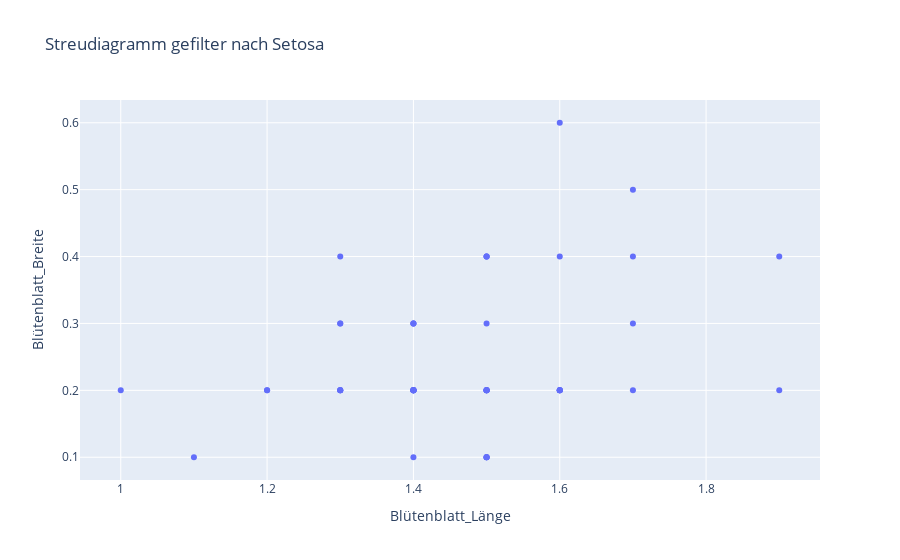
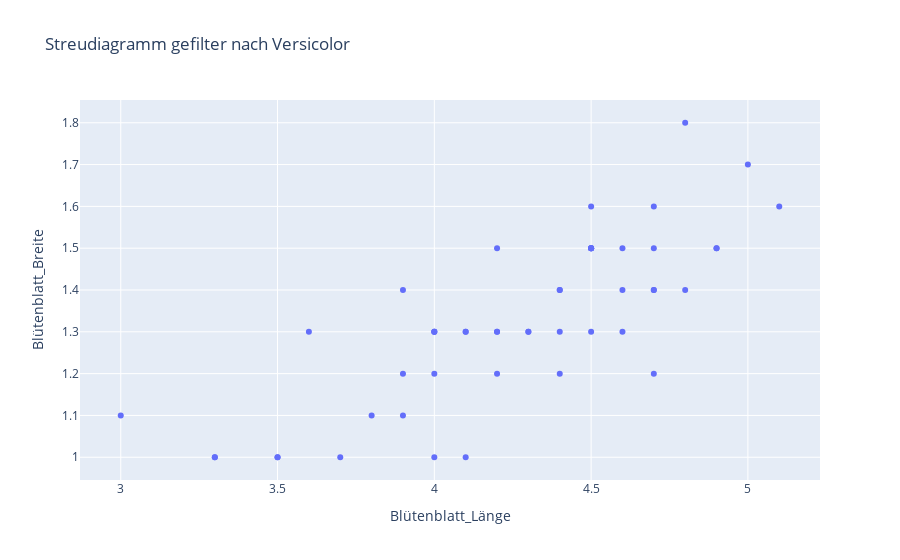
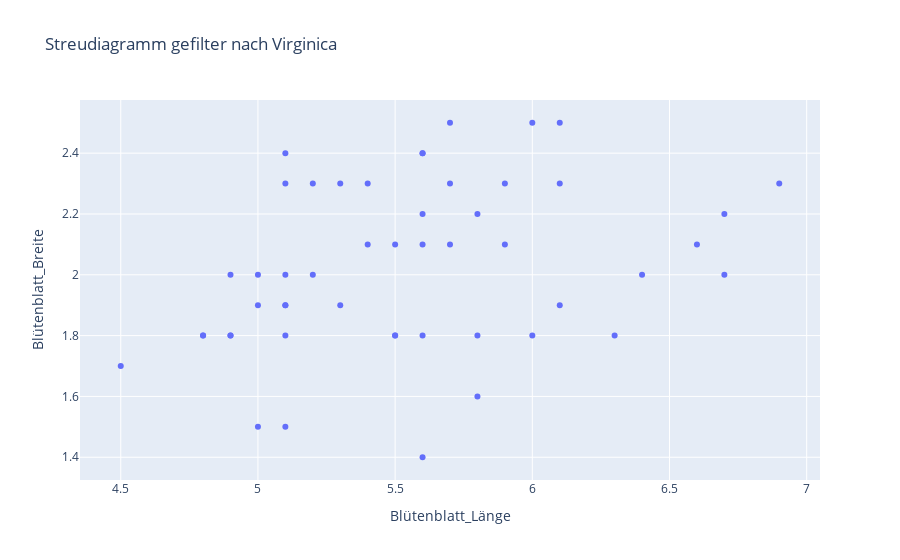

These figures' notebook cell, in order:
### Code cell
# Bool'sche Masken
maske_setosa = df.loc[:, "Blumenart"] == "setosa"
maske_versicolor = df.loc[:, "Blumenart"] == "versicolor"
maske_virginica = df.loc[:, "Blumenart"] == "virginica"

# Streudiagramme erzeugen
fig_setosa = px.scatter(df.loc[maske_setosa, :], 
                        x="Blütenblatt_Länge", 
                        y="Blütenblatt_Breite",
                        title="Streudiagramm gefilter nach Setosa")
fig_versicolor = px.scatter(df.loc[maske_versicolor, :], 
                            x="Blütenblatt_Länge", 
                            y="Blütenblatt_Breite",
                            title="Streudiagramm gefilter nach Versicolor")
fig_virginica = px.scatter(df.loc[maske_virginica, :], 
                           x="Blütenblatt_Länge", 
                           y="Blütenblatt_Breite",
                           title="Streudiagramm gefilter nach Virginica")

# Diagramme anzeigen
fig_setosa.show()
fig_versicolor.show()
fig_virginica.show()

### Figure 1 — Plotly figure (JSON) as saved in the notebook; plotly's stock layout.template omitted (floating-point values rounded to 4 significant figures)
{"data": [{"hovertemplate": "Blütenblatt_Länge=%{x}<br>Blütenblatt_Breite=%{y}<extra></extra>", "legendgroup": "", "marker": {"color": "#636efa", "symbol": "circle"}, "mode": "markers", "name": "", "orientation": "v", "showlegend": false, "type": "scatter", "x": [1.4, 1.4, 1.3, 1.5, 1.4, 1.7, 1.4, 1.5, 1.4, 1.5, 1.5, 1.6, 1.4, 1.1, 1.2, 1.5, 1.3, 1.4, 1.7, 1.5, 1.7, 1.5, 1.0, 1.7, 1.9, 1.6, 1.6, 1.5, 1.4, 1.6, 1.6, 1.5, 1.5, 1.4, 1.5, 1.2, 1.3, 1.5, 1.3, 1.5, 1.3, 1.3, 1.3, 1.6, 1.9, 1.4, 1.6, 1.4, 1.5, 1.4], "xaxis": "x", "y": [0.2, 0.2, 0.2, 0.2, 0.2, 0.4, 0.3, 0.2, 0.2, 0.1, 0.2, 0.2, 0.1, 0.1, 0.2, 0.4, 0.4, 0.3, 0.3, 0.3, 0.2, 0.4, 0.2, 0.5, 0.2, 0.2, 0.4, 0.2, 0.2, 0.2, 0.2, 0.4, 0.1, 0.2, 0.1, 0.2, 0.2, 0.1, 0.2, 0.2, 0.3, 0.3, 0.2, 0.6, 0.4, 0.3, 0.2, 0.2, 0.2, 0.2], "yaxis": "y"}], "layout": {"legend": {"tracegroupgap": 0}, "title": {"text": "Streudiagramm gefilter nach Setosa"}, "xaxis": {"anchor": "y", "domain": [0, 1], "title": {"text": "Blütenblatt_Länge"}}, "yaxis": {"anchor": "x", "domain": [0, 1], "title": {"text": "Blütenblatt_Breite"}}}}

### Figure 2 — Plotly figure (JSON) as saved in the notebook; plotly's stock layout.template omitted (floating-point values rounded to 4 significant figures)
{"data": [{"hovertemplate": "Blütenblatt_Länge=%{x}<br>Blütenblatt_Breite=%{y}<extra></extra>", "legendgroup": "", "marker": {"color": "#636efa", "symbol": "circle"}, "mode": "markers", "name": "", "orientation": "v", "showlegend": false, "type": "scatter", "x": [4.7, 4.5, 4.9, 4.0, 4.6, 4.5, 4.7, 3.3, 4.6, 3.9, 3.5, 4.2, 4.0, 4.7, 3.6, 4.4, 4.5, 4.1, 4.5, 3.9, 4.8, 4.0, 4.9, 4.7, 4.3, 4.4, 4.8, 5.0, 4.5, 3.5, 3.8, 3.7, 3.9, 5.1, 4.5, 4.5, 4.7, 4.4, 4.1, 4.0, 4.4, 4.6, 4.0, 3.3, 4.2, 4.2, 4.2, 4.3, 3.0, 4.1], "xaxis": "x", "y": [1.4, 1.5, 1.5, 1.3, 1.5, 1.3, 1.6, 1.0, 1.3, 1.4, 1.0, 1.5, 1.0, 1.4, 1.3, 1.4, 1.5, 1.0, 1.5, 1.1, 1.8, 1.3, 1.5, 1.2, 1.3, 1.4, 1.4, 1.7, 1.5, 1.0, 1.1, 1.0, 1.2, 1.6, 1.5, 1.6, 1.5, 1.3, 1.3, 1.3, 1.2, 1.4, 1.2, 1.0, 1.3, 1.2, 1.3, 1.3, 1.1, 1.3], "yaxis": "y"}], "layout": {"legend": {"tracegroupgap": 0}, "title": {"text": "Streudiagramm gefilter nach Versicolor"}, "xaxis": {"anchor": "y", "domain": [0, 1], "title": {"text": "Blütenblatt_Länge"}}, "yaxis": {"anchor": "x", "domain": [0, 1], "title": {"text": "Blütenblatt_Breite"}}}}

### Figure 3 — Plotly figure (JSON) as saved in the notebook; plotly's stock layout.template omitted (floating-point values rounded to 4 significant figures)
{"data": [{"hovertemplate": "Blütenblatt_Länge=%{x}<br>Blütenblatt_Breite=%{y}<extra></extra>", "legendgroup": "", "marker": {"color": "#636efa", "symbol": "circle"}, "mode": "markers", "name": "", "orientation": "v", "showlegend": false, "type": "scatter", "x": [6.0, 5.1, 5.9, 5.6, 5.8, 6.6, 4.5, 6.3, 5.8, 6.1, 5.1, 5.3, 5.5, 5.0, 5.1, 5.3, 5.5, 6.7, 6.9, 5.0, 5.7, 4.9, 6.7, 4.9, 5.7, 6.0, 4.8, 4.9, 5.6, 5.8, 6.1, 6.4, 5.6, 5.1, 5.6, 6.1, 5.6, 5.5, 4.8, 5.4, 5.6, 5.1, 5.1, 5.9, 5.7, 5.2, 5.0, 5.2, 5.4, 5.1], "xaxis": "x", "y": [2.5, 1.9, 2.1, 1.8, 2.2, 2.1, 1.7, 1.8, 1.8, 2.5, 2.0, 1.9, 2.1, 2.0, 2.4, 2.3, 1.8, 2.2, 2.3, 1.5, 2.3, 2.0, 2.0, 1.8, 2.1, 1.8, 1.8, 1.8, 2.1, 1.6, 1.9, 2.0, 2.2, 1.5, 1.4, 2.3, 2.4, 1.8, 1.8, 2.1, 2.4, 2.3, 1.9, 2.3, 2.5, 2.3, 1.9, 2.0, 2.3, 1.8], "yaxis": "y"}], "layout": {"legend": {"tracegroupgap": 0}, "title": {"text": "Streudiagramm gefilter nach Virginica"}, "xaxis": {"anchor": "y", "domain": [0, 1], "title": {"text": "Blütenblatt_Länge"}}, "yaxis": {"anchor": "x", "domain": [0, 1], "title": {"text": "Blütenblatt_Breite"}}}}
